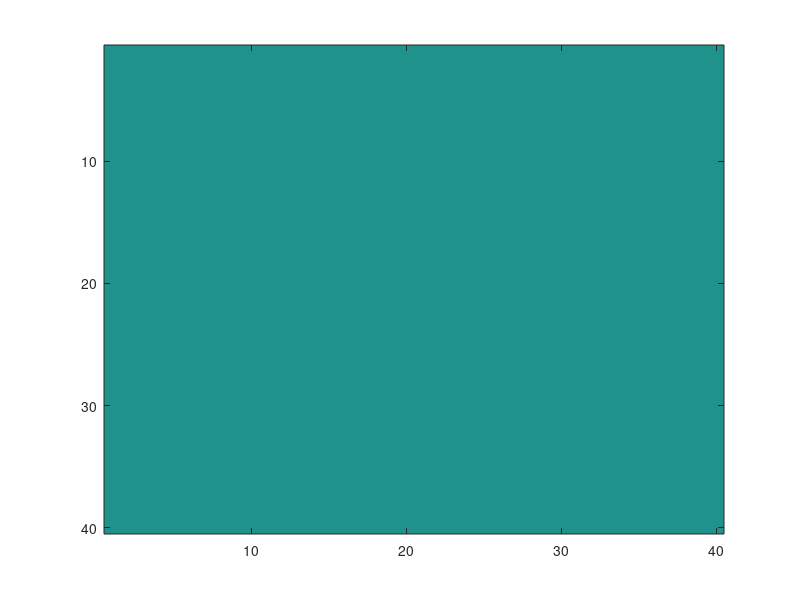

Write the MATLAB code that produced this figure.
% weight design plotting and stats

selection="custom_tiled";
%selection="full_tiled";
weights_type=["custom_tiled","full_tiled"];
x_size_in = 60;%50;%60;
x_size = 40;
x_srt = ((x_size_in-x_size)/2)+1;%6;%6;%8;%30;%8;%31;%8;
y_srt = ((x_size_in-x_size)/2);%5;%5;%7;%17;%7;%30;%7; 
x_srt = 31;
y_srt = 30;
x_srt = 18;
y_srt = 5;
create_plot = 1;
report_stats = 0;
use_nowp = 0; % select to use some non-wrapping centroids
grc_layer = x_size*x_size;
in_layer = x_size_in*x_size_in;
cent_x=[]; cent_y=[]; 
x_srt_stats=x_srt; % starting position for stat reporting
y_srt_stats=y_srt;

% select centroids
%     cent_x=[0];
% 	  cent_y=[0];
%     cent_x=[0, -8,  8];
%     cent_y=[0, -12, 12];
%     cent_x=[0, 6, 6];
% 	  cent_y=[0, -12, 12];
%     cent_x=[0, -8,  8, 6,   6];
%     cent_y=[0, -12, 12, 12, -12]; 
%     cent_x=[0, -8,   6,   6, 14, 36, -14];
%     cent_y=[0, -12, 12, -12,  0, 11,   0];    
%     cent_x=[0, -8,   6,   6, 14, 36, -14, -8,  -20];
%     cent_y=[0, -12, 12, -12,  0, 11,   0, 12,  -12];    
%     cent_x=[0, -8,   6,   6, 14, 36, -14, -8];
%     cent_y=[0, -12, 12, -12,  0, 11,   0, 12];
%     cent_x=[0, -8,  8, 6,   6, 14, -14, 36];
%     cent_y=[0, -12, 12, 12, -12, 0,   0, 11];
%     cent_x=[0, -8,  8, 6,   6,  14, -14, -8];
%     cent_y=[0, -12, 12, 12, -12,  0,   0, 12];
%     cent_x=[0, -7,  7, -7, 7];
%     cent_y=[0, -12, 12, 12, -12];
%     cent_x=[0,  -8,  8,   6, -6, 14, -14];
%     cent_y=[0, -12, 12, -12, 12,  0,   0];
%     cent_x=[0,  -8,  8,   6, -6, 14, -14, -22, -22];
%     cent_y=[0, -12, 12, -12, 12,  0,   0, -12,  12];
%     cent_x=[0,  -8,  8,   6, -6, 14, -14, -22, -22,  20, 20];
%     cent_y=[0, -12, 12, -12, 12,  0,   0, -12,  12, -12, 12];
%     cent_x=[0,  -8,  8,   6, -6, 14, -14, -22, -22, 28, -28];
%     cent_y=[0, -12, 12, -12, 12,  0,   0, -12,  12,  0,   0];
%     cent_x=[0,  -8,  8,   6, -6, 14, -14, -22, 22];
%     cent_y=[0, -12, 12, -12, 12,  0,   0, -12,  12];
% cent_x=[0,  -8,  8,   6, -6, 14, -14, -22, -22,  22, 22, -28, 28];
% cent_y=[0, -12, 12, -12, 12,  0,   0, -12,  12, -12, 12,   0,  0];
cent_x=[0, -20,  20]; 
cent_y=[0, -10, -10];
% cent_x=[0, -20,  20, -20,  20]; 
% cent_y=[0, -10, -10,  10,  10];

% centroids with no wrapping params
cent_x_nowp=[-8,  -8,  14, -14, 28, -28, 20,  20, 34, 34]; 
cent_y_nowp=[12, -12,  0,   0,  0,   0, 12, -12, 12, -12];

if selection == weights_type(1)    
    if report_stats==1
        total_cents=find_stats(x_size, x_size_in, cent_x, cent_y, ...
            x_srt_stats, y_srt_stats);
    end
    
    % add more centroids for neural layer wrap around effect
    [cent_x,cent_y]=add_cents(cent_x, cent_y, x_size, x_size_in, ...
        x_srt, y_srt, 1, 0);

    % add centroids with no wrapping
    if use_nowp
        for i=1:length(cent_x_nowp)
            if cent_x_nowp(i)+x_srt>0 && cent_x_nowp(i)+x_srt<=x_size_in ...
            && cent_y_nowp(i)+y_srt>0 && cent_y_nowp(i)+y_srt<=x_size_in
            cent_x=[cent_x,cent_x_nowp(i)+x_srt];
            cent_y=[cent_y,cent_y_nowp(i)+y_srt];
            end
        end
    end
end

if selection == weights_type(2)
    x_sft = 62;
    y_sft = 59;
    x_srt = -x_sft+x_srt;
    y_srt = -y_sft+y_srt;
    ring_size=14;
    tiling_scale=1.7;
    spacing_scale=0.333;
    x_tiles=20;
    y_tiles=20;
    cent_x=[];
    cent_y=[];

    for i=1:y_tiles
        for j=1:x_tiles
            new_x=floor(i*((ring_size)*tiling_scale*spacing_scale))+x_srt;
            new_y=floor(j*((ring_size)*tiling_scale))+y_srt;
            if mod(i,2) == 0 new_y = floor(new_y - (((ring_size)*tiling_scale)/2)); end
            if new_x>0 && new_x<=x_size_in && new_y>0 && new_y<=x_size_in 
	            cent_x=[cent_x;new_x];
	            cent_y=[cent_y;new_y];
	        end
        end
    end
end

% plotting
plot_cent=zeros(x_size, x_size);
for i=1:length(cent_x)
	cent_i=(cent_y(i)*x_size_in)+cent_x(i);
    if cent_i > 0 && cent_i < in_layer
	    plot_cent=plot_cent+reshape(comb_syn_wts(cent_i,:),x_size,x_size);
        %fprintf("i:%d x:%d y:%d\n",cent_i,cent_x(i),cent_y(i));
    end
end
if create_plot==1 imagesc(plot_cent); end

% report stats
fprintf("centroids number: %d\ncentroids: ",length(cent_x));
for i=1:length(cent_x)
    fprintf("(%d,",cent_x(i));
    fprintf("%d) ",cent_y(i));
end
fprintf("\n");
if report_stats==1
    total_cents=find_stats(x_size, x_size_in, cent_x, cent_y, x_srt, y_srt);
    min_conn=min(total_cents);
    max_conn=max(total_cents);
    avg_conn=mean(total_cents);
    std_conn=std(total_cents);
    fprintf("avg:%.2f/%d min:%.2f max:%.2f std:%.2f\n",avg_conn,in_layer,min_conn,max_conn,std_conn);
    fprintf("avg:%.2f%% min:%.2f%% max:%.2f%% std:%.2f%%\n",avg_conn/in_layer*100,min_conn/in_layer*100,max_conn/in_layer*100,std_conn/in_layer*100);
end

function [cent_x,cent_y]=add_cents(cent_x, cent_y, x_size, x_size_in, ...
    x_srt, y_srt, x, y)
    grc_i = ((y+y_srt)*x_size_in)+x+x_srt-1; 
    grc_pd = get_pd(grc_i, x_size);

    % add starting positions to centroids
    for i=1:length(cent_x)
	    cent_x(i)=cent_x(i)+x_srt;
	    cent_y(i)=cent_y(i)+y_srt;
    end

    % based on pd, adjust centroids
	for i=1:length(cent_x)
		if 	   grc_pd == 0   cent_y(i) = cent_y(i) - 2;
        elseif grc_pd == 90  cent_x(i) = cent_x(i) + 2;
        elseif grc_pd == 180 cent_y(i) = cent_y(i) + 2;
        elseif grc_pd == 270 cent_x(i) = cent_x(i) - 2;
        end
    end

	cent_size=length(cent_x);
	for i=1:cent_size
		for j=1:9
			for k=1:9
				new_x=cent_x(i)+((-x_size*2)+(x_size*k));
				new_y=cent_y(i)+((-x_size*2)+(x_size*j));
				if (cent_x(i) == new_x && cent_y(i) == new_y) %{ skip %} ; end
				elseif new_x>=0 && new_x<x_size_in ...
				    && new_y>=0 && new_y<x_size_in
				    cent_x=[cent_x,new_x];
					cent_y=[cent_y,new_y];
				end
			end
		end
	end
end

function total_cents=find_stats(x_size, x_size_in, cent_x_stats, ...
    cent_y_stats, x_srt_stats, y_srt_stats)
    total_cents=[];
    for y=0:(x_size-1)
        for x=0:(x_size-1)
            x_srt=x+x_srt_stats; y_srt=y+y_srt_stats; % add starting positions to centroids
            cent_x=cent_x_stats; cent_y=cent_y_stats; % make local copy of centroids specific to a given starting position
            
            % add more centroids for neural layer wrap around effect
            [cent_x,cent_y]=add_cents(cent_x, cent_y, x_size, x_size_in, ...
                                      x_srt, y_srt, x, y);

            % filter cents
            cent_x_filt=[]; cent_y_filt=[];
            for ci=1:length(cent_x)
                if cent_x(ci)>0 && cent_x(ci)<=x_size_in ...
                && cent_y(ci)>0 && cent_y(ci)<=x_size_in
                    cent_x_filt=[cent_x_filt; cent_x(ci)];
                    cent_y_filt=[cent_y_filt; cent_y(ci)];
                    %disp(length(cent_x_filt));
                end
            end
            total_cents=[total_cents;length(cent_x_filt)];
            %total_cents=[total_cents;length(cent_x)];
        end
    end
end

function pd=get_pd(i, x_axis_size)
    pd = 0;
	x = mod(i,x_axis_size);
	y = i / x_axis_size;

	if mod(y,2) == 0
		if mod(x,2) == 0 pd = 90;
        else pd = 270; end
    else
		if mod(x,2) == 0 pd = 180;
        else pd = 0; end
    end
end